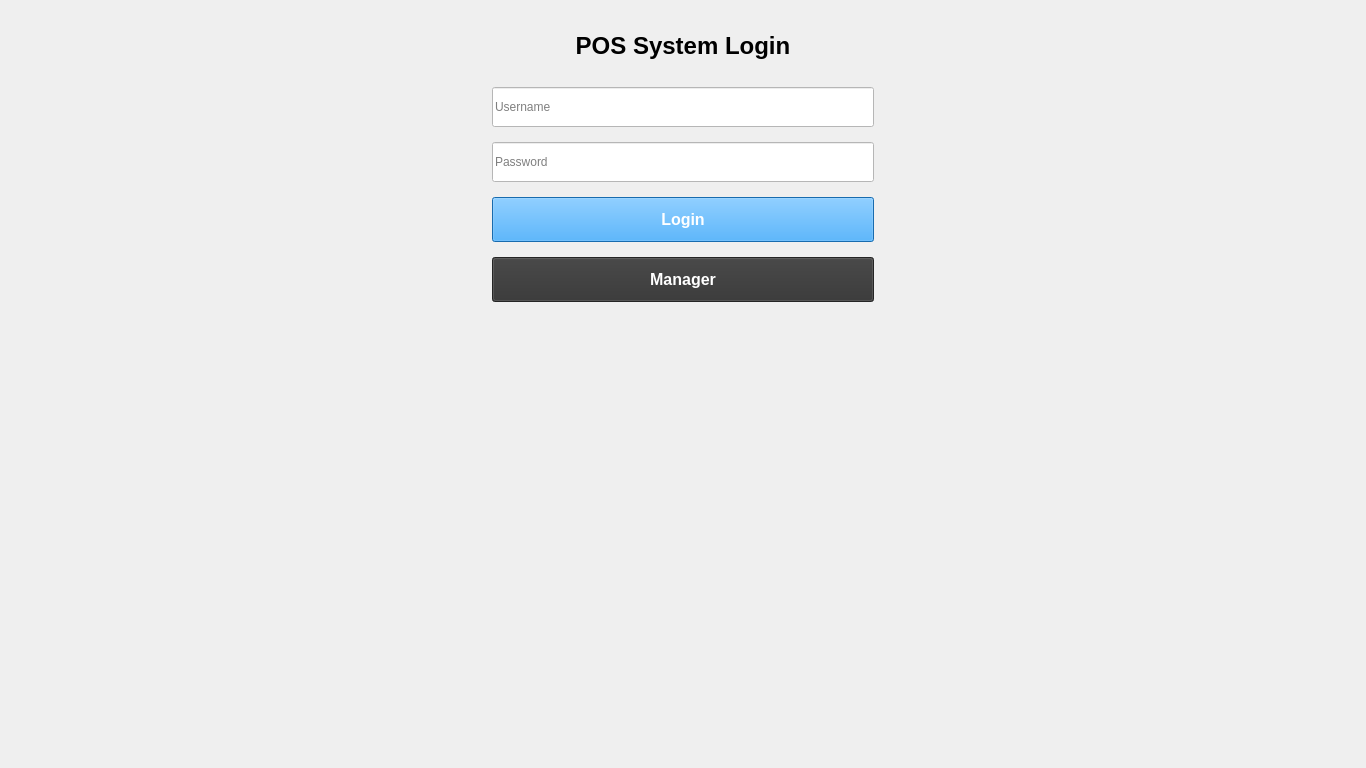
<?xml version='1.0' encoding='UTF-8'?>
<ui version="4.0">
 <class>LoginWindow</class>
 <widget class="QWidget" name="LoginWindow">
  <property name="styleSheet">
   <string>QLabel { color: black; } QLineEdit { color: black; background-color: white; }</string>
  </property>
  <property name="geometry">
   <rect>
    <x>0</x>
    <y>0</y>
    <width>1366</width>
    <height>768</height>
   </rect>
  </property>
  <property name="windowTitle">
   <string>Login</string>
  </property>
  <layout class="QGridLayout" name="gridLayout">
   <item row="0" column="0">
    <spacer name="horizontalSpacer_left">
     <property name="orientation">
      <enum>Qt::Horizontal</enum>
     </property>
     <property name="sizeHint" stdset="0">
      <size>
       <width>40</width>
       <height>20</height>
      </size>
     </property>
    </spacer>
   </item>
   <item row="0" column="2">
    <spacer name="horizontalSpacer_right">
     <property name="orientation">
      <enum>Qt::Horizontal</enum>
     </property>
     <property name="sizeHint" stdset="0">
      <size>
       <width>40</width>
       <height>20</height>
      </size>
     </property>
    </spacer>
   </item>
   <item row="1" column="1">
    <spacer name="verticalSpacer_bottom">
     <property name="orientation">
      <enum>Qt::Vertical</enum>
     </property>
     <property name="sizeHint" stdset="0">
      <size>
       <width>20</width>
       <height>40</height>
      </size>
     </property>
    </spacer>
   </item>
   <item row="0" column="1">
    <widget class="QWidget" name="loginContainer" native="true">
     <property name="minimumSize">
      <size>
       <width>400</width>
       <height>300</height>
      </size>
     </property>
     <property name="maximumSize">
      <size>
       <width>400</width>
       <height>300</height>
      </size>
     </property>
     <layout class="QVBoxLayout" name="verticalLayout">
      <property name="spacing">
       <number>15</number>
      </property>
      <item>
       <widget class="QLabel" name="titleLabel">
        <property name="font">
         <font>
          <family>Arial</family>
          <pointsize>18</pointsize>
          <weight>75</weight>
          <bold>true</bold>
         </font>
        </property>
        <property name="text">
         <string>POS System Login</string>
        </property>
        <property name="alignment">
         <set>Qt::AlignCenter</set>
        </property>
       </widget>
      </item>
      <item>
       <widget class="QLineEdit" name="usernameInput">
        <property name="minimumSize">
         <size>
          <width>0</width>
          <height>40</height>
         </size>
        </property>
        <property name="placeholderText">
         <string>Username</string>
        </property>
       </widget>
      </item>
      <item>
       <widget class="QLineEdit" name="passwordInput">
        <property name="minimumSize">
         <size>
          <width>0</width>
          <height>40</height>
         </size>
        </property>
        <property name="echoMode">
         <enum>QLineEdit::Password</enum>
        </property>
        <property name="placeholderText">
         <string>Password</string>
        </property>
       </widget>
      </item>
      <item>
       <widget class="QPushButton" name="loginBtn">
        <property name="minimumSize">
         <size>
          <width>0</width>
          <height>45</height>
         </size>
        </property>
        <property name="font">
         <font>
          <pointsize>12</pointsize>
          <weight>75</weight>
          <bold>true</bold>
         </font>
        </property>
        <property name="styleSheet">
         <string>background-color: #2196F3; color: white;</string>
        </property>
        <property name="text">
         <string>Login</string>
        </property>
       </widget>
      </item>
      <item>
       <widget class="QPushButton" name="pushButton">
        <property name="minimumSize">
         <size>
          <width>0</width>
          <height>45</height>
         </size>
        </property>
        <property name="font">
         <font>
          <pointsize>12</pointsize>
          <weight>75</weight>
          <bold>true</bold>
         </font>
        </property>
        <property name="styleSheet">
         <string>background-color: #333333; color: white;</string>
        </property>
        <property name="text">
         <string>Manager</string>
        </property>
       </widget>
      </item>
     </layout>
    </widget>
   </item>
  </layout>
 </widget>
 <resources />
 <connections />
</ui>
